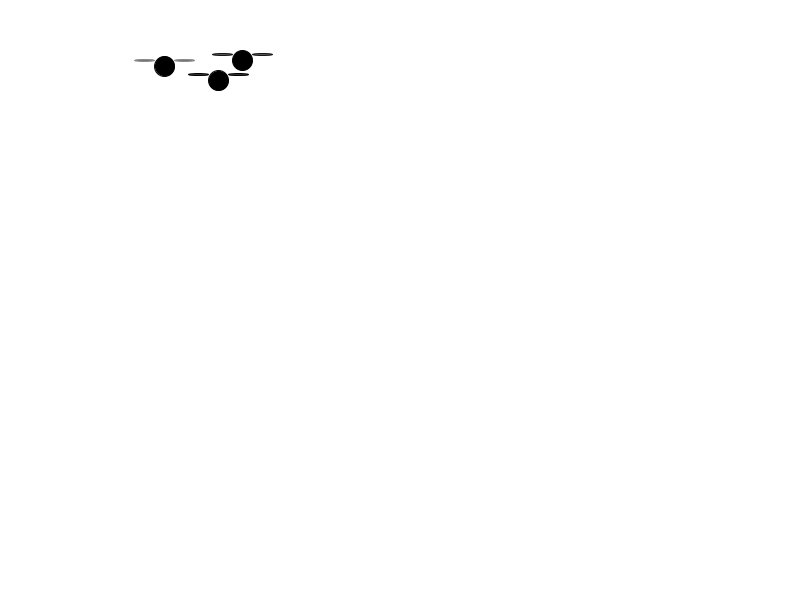
Frame 1 (no input)
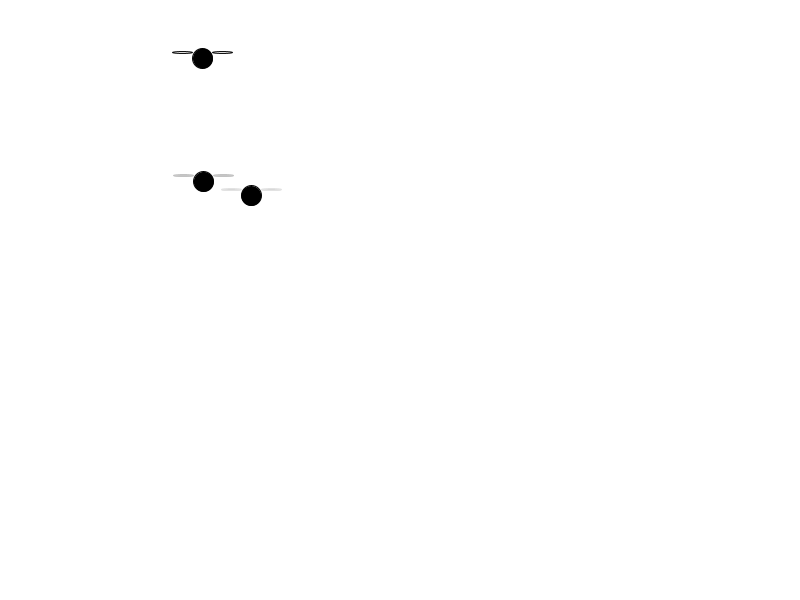
Frame 60 (the mouse pressed at the canvas centre just before this capture)
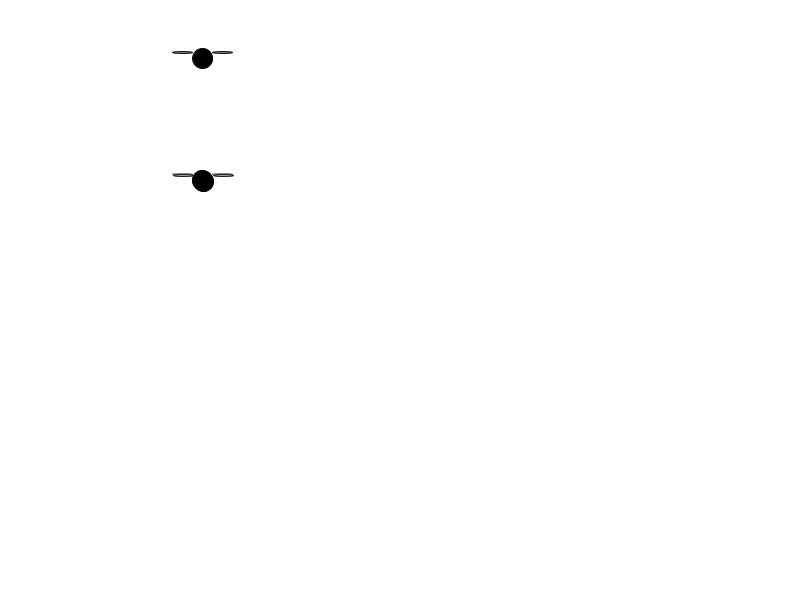
Frame 120 (the mouse held since frame 60 and released just before this capture)

The Processing sketch that drew these frames (run headless with seeded random() and noise(); from frame 60 on, the mouse is pressed at the canvas centre):

// Processing sketch: processing_118596
// ── processing_118596.pde

Ball ball1;
Ball ball2;
Ball ball3;
float diff1; 
float diff2; 
float diff3; 

void setup(){
  size(800, 600); // 
  ball1 = new Ball(600,100,0);
  ball2 = new Ball(400,50,0);
  ball3 = new Ball(100,200,0);
  
  frameRate(20);
  ball1.move(); 
  ball2.move(); 
  ball3.move();

  
}
void draw() {
  background(255);

  diff1 = abs(ball1.Xpos - ball2.Xpos); 

  diff2 = abs(ball2.Xpos - ball3.Xpos); 

  diff3 = abs(ball3.Xpos - ball1.Xpos);
 
  
  ball1.display();
  ball2.display();
  ball3.display();
  
  if (diff1 < 1.0 && diff2 < 1.0 || diff2 < 1.0 && diff3 < 1.0 || diff3 < 1.0 && diff1 < 1.0)
  {
    //draw still shape
  }
  else if (diff1 < 1.0)
  //if the difference in xpos between ball1 & ball2 is greater than 1 move ball 3
  {
    ball3.move(); 
  }
  else if (diff2 < 1.0) 
  {
    ball1.move(); 
  }
  else if (diff3 < 1.0)
  {
    ball2.move();
  }
  else
  {
  ball1.move(); 
  ball2.move(); 
  ball3.move();
  } 

}

class Ball {
  float Xpos;
  float Ypos;
  float xspeed;
  float yspeed;
  float x = 0;
  float y = 0;
  PImage lamp;
  
  //float diff; 

  Ball(float tempXpos, float tempYpos, float tempXspeed) { // A constructor. 
    Xpos = tempXpos;
    Ypos = tempYpos;
    xspeed = tempXspeed;
    
  }
  void move(){
    Xpos=  random(255); 
    Ypos= random(255); 
  }
  void display() { // Function.
    fill(0);
    stroke(0);  
    ellipse(Xpos,Ypos,20,20);
    fill(random(255));
    stroke(random(255));
    ellipse(Xpos -20,Ypos-6,20,2);
    ellipse(Xpos +20,Ypos-6,20,-2);

  }
}
